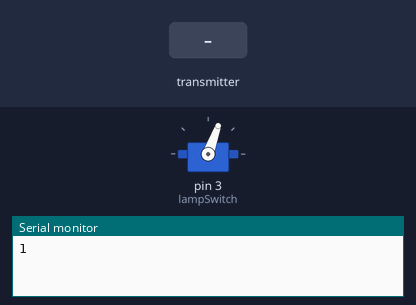
Simulated run of this sketch. Board: Arduino Uno, built with avr-gcc and run on an emulated ATmega328P. On the bench: servo, the last lines printed to the serial monitor. Inputs (shaded band) come from the test bench. No radio packets arrive unless stated.

Above: at 1.9 s.
2.0 s: the transmitter starts sending readingSensor = 256
At 3.1 s:
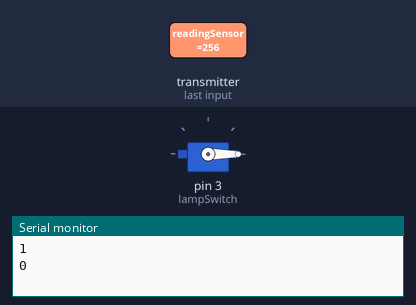
3.6 s: the transmitter starts sending readingSensor = 0
At 5.1 s:
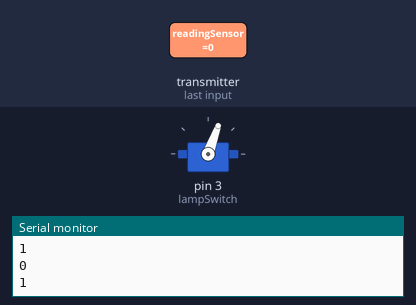
7.7 s: the transmitter starts sending readingSensor = 512
At 8.9 s:
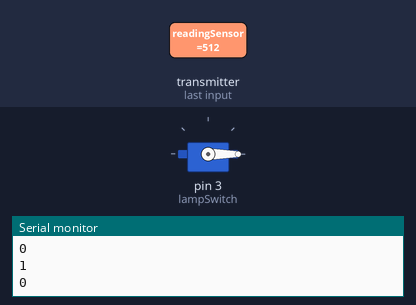
Timing chart, 0 to 10.7 s (numbered marks = the images above; inputs shaded):
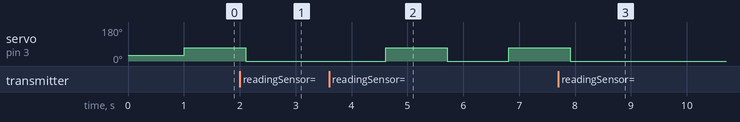

The sketch:

Servo_Receiver.ino
```cpp
/*code by RAVITEJA-KADARI*/

#include <SPI.h>      //SPI library for communication with the nRF24L01+
#include "RF24.h"  //The main library of the nRF24L01+
#include <Servo.h> // servo library


RF24 radio (7, 8); // CE,CSN

Servo lampSwitch;

//Create a pipe addresses for  communication
const uint64_t pipe = 0xE8E8F0F0E1LL;

int readingSensor;


boolean closeEyes = false;

void setup() {
  Serial.begin(9600);
  lampSwitch.attach(3);
   lampSwitch.write(30);
  radio.begin();                    //Start the nRF24 communicate
  radio.openReadingPipe(1, pipe);   //Sets the address of the transmitter to which the program will receive data.
  radio.startListening();
}

void loop() {
  if (radio.available()) {
    radio.read(&readingSensor, sizeof(readingSensor));

  }

  if (readingSensor == 0 ) {
    closeEyes =! closeEyes;
    delay(1000);
    Serial.println(closeEyes);
  }
  if (closeEyes == true) {   //turn off the lamp
    lampSwitch.write(70);
    delay(100);
  } else {
    lampSwitch.write(0);       //turn on the lamp
    delay(100);
  }
}
```

Measured:
- after the input at 2.0 s, servo on pin 3 (lampSwitch): goes on until 2.1 s, then stays 0°
- after the input at 3.6 s, servo on pin 3 (lampSwitch): 0° → 70° after 1.0 s, → 0° 1.1 s later, → 70° 1.1 s later
- after the input at 7.7 s, servo on pin 3 (lampSwitch): goes on until 7.9 s, then stays 0°
